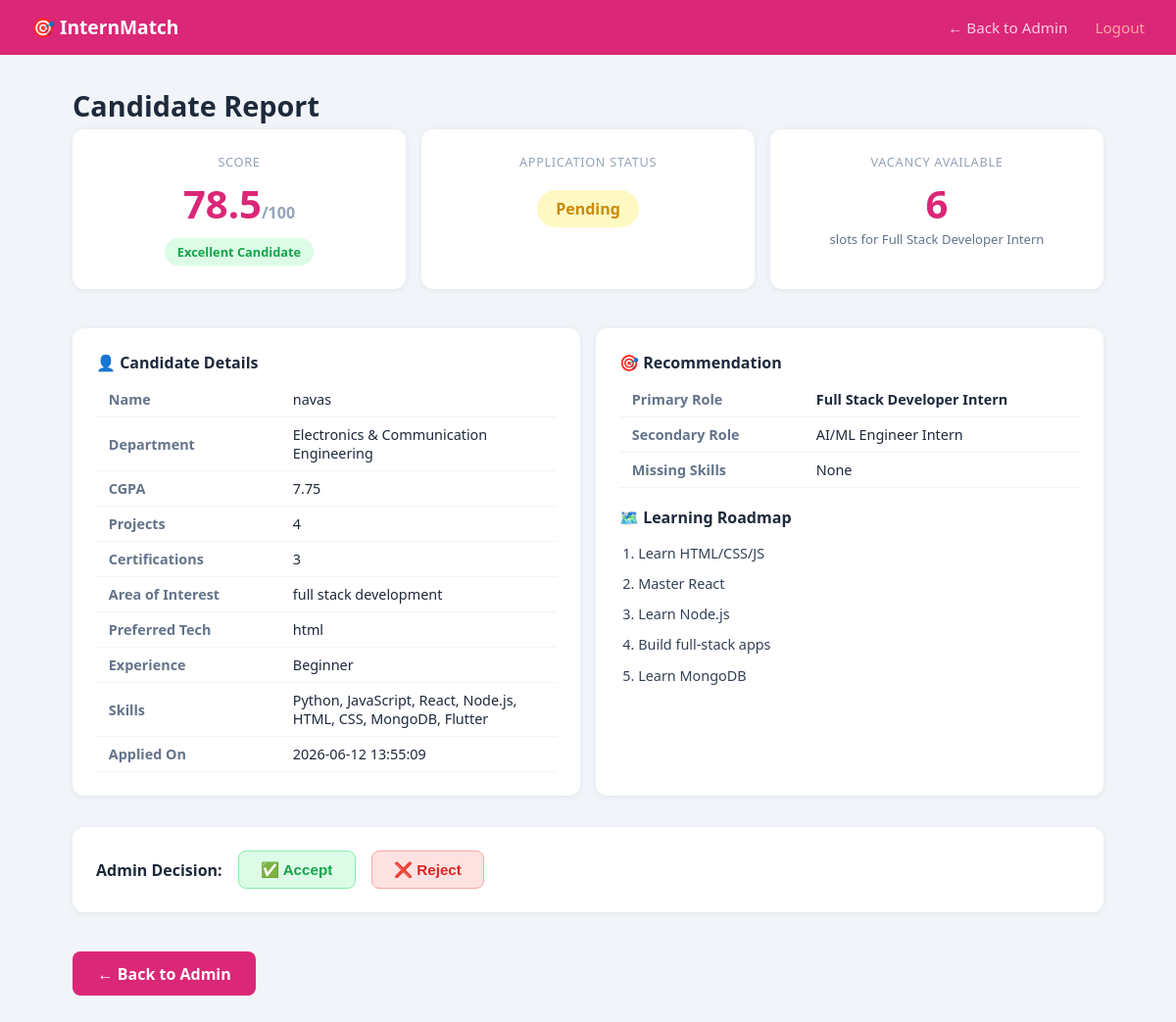
Screenshot of /admin/candidate/3 (signed in) with the database file from the repository.
### tables this page shows
CREATE TABLE candidates (
        id INTEGER PRIMARY KEY AUTOINCREMENT,
        name TEXT, department TEXT, cgpa REAL,
        skills TEXT, projects INTEGER, certifications INTEGER,
        area_of_interest TEXT, preferred_tech TEXT, experience_level INTEGER,
        recommended_role TEXT, secondary_role TEXT,
        score REAL, score_label TEXT,
        missing_skills TEXT, roadmap TEXT,
        status TEXT DEFAULT 'Pending',
        resume_text TEXT,
        created_at TIMESTAMP DEFAULT CURRENT_TIMESTAMP
    );

### app.py (the view)
@app.route("/admin/candidate/<int:cid>")
def candidate_report(cid):
    if not session.get("admin"):
        return redirect(url_for("admin_login"))
    conn = sqlite3.connect("database.db")
    r = conn.execute("SELECT * FROM candidates WHERE id=?", (cid,)).fetchone()
    vac = conn.execute("SELECT available FROM vacancies WHERE role=?", (r[10],)).fetchone()
    conn.close()
    if not r:
        return "Not found", 404
    roadmap = json.loads(r[15]) if r[15] else []
    available = vac[0] if vac else 0
    return render_template("candidate_report.html", r=r, roadmap=roadmap, available=available)

### templates/candidate_report.html (shortened to what this page needs)
<!DOCTYPE html>
<html lang="en">
<head>
  <link rel="stylesheet" href="/static/css/style.css"/>
</head>
<body>
  <nav class="navbar">
    <span class="brand">🎯 InternMatch</span>
    <div>
      <a href="/admin">← Back to Admin</a>
      <a href="/admin/logout" style="color:#fca5a5;">Logout</a>
    </div>
  </nav>
  <div class="container">
    <h1>Candidate Report</h1>
    <div class="grid-3">
      <div class="card stat-card">
        <div class="stat-label">Score</div>
        <div class="stat-value">{{ r[12] }}<span class="stat-unit">/100</span></div>
        <div class="badge {% if r[12] >= 75 %}badge-green{% elif r[12] >= 50 %}badge-yellow{% else %}badge-red{% endif %}">
          {{ r[13] }}
        </div>
      </div>
      <div class="card stat-card">
        <div class="stat-label">Application Status</div>
        <div style="margin-top:0.8rem;">
          <span class="badge
            {% if r[16] == 'Accepted' %}badge-green
            {% elif r[16] == 'Rejected' %}badge-red
            {% else %}badge-yellow{% endif %}" style="font-size:1rem;padding:0.5rem 1.2rem;">
            {{ r[16] }}
          </span>
        </div>
      </div>
      <div class="card stat-card">
        <div class="stat-label">Vacancy Available</div>
        <div class="stat-value">{{ available }}</div>
        <div style="font-size:0.82rem;color:#64748b;">slots for {{ r[10] }}</div>
      </div>
    </div>
    <div class="grid-2" style="margin-top:1.5rem;">
      <div class="card">
        <h3>👤 Candidate Details</h3>
        <table class="info-table">
          <tr><td>Name</td><td>{{ r[1] }}</td></tr>
          <tr><td>Department</td><td>{{ r[2] }}</td></tr>
          <tr><td>CGPA</td><td>{{ r[3] }}</td></tr>
          <tr><td>Projects</td><td>{{ r[5] }}</td></tr>
          <tr><td>Certifications</td><td>{{ r[6] }}</td></tr>
          <tr><td>Area of Interest</td><td>{{ r[7] }}</td></tr>
          <tr><td>Preferred Tech</td><td>{{ r[8] }}</td></tr>
          <tr><td>Experience</td><td>{{ ["Beginner","Intermediate","Advanced"][r[9]] }}</td></tr>
          <tr><td>Skills</td><td>{{ r[4] }}</td></tr>
          <tr><td>Applied On</td><td>{{ r[18] }}</td></tr>
        </table>
      </div>
      <div class="card">
        <h3>🎯 Recommendation</h3>
        <table class="info-table">
          <tr><td>Primary Role</td><td><strong>{{ r[10] }}</strong></td></tr>
          <tr><td>Secondary Role</td><td>{{ r[11] }}</td></tr>
          <tr><td>Missing Skills</td><td>{{ r[14] or "None" }}</td></tr>
        </table>
        <h3 style="margin-top:1.2rem;">🗺️ Learning Roadmap</h3>
        <ol class="roadmap-list">
          {% for step in roadmap %}<li>{{ step }}</li>{% endfor %}
        </ol>
      </div>
    </div>
    {% if r[16] == 'Pending' %}
    <div class="card" style="margin-top:1rem;display:flex;gap:1rem;align-items:center;flex-wrap:wrap;">
      <h3 style="margin:0;">Admin Decision:</h3>
      <form method="POST" action="/admin/action/{{ r[0] }}/accept">
        <button type="submit" class="btn-accept"
          {% if available == 0 %}onclick="return confirm('No vacancy available. Accept anyway?')"{% endif %}>
          ✅ Accept
        </button>
      </form>
      <form method="POST" action="/admin/action/{{ r[0] }}/reject">
        <button type="submit" class="btn-reject">❌ Reject</button>
      </form>
    </div>
    {% else %}
    <div class="card" style="margin-top:1rem;background:#fef2f2;border:1px solid #fecaca;">
      <p style="color:#dc2626;font-weight:600;margin:0;">❌ Candidate Rejected</p>
    </div>
    {% endif %}
    <a href="/admin" class="btn-primary" style="display:inline-block;margin-top:1.5rem;">← Back to Admin</a>
  </div>
</body>
</html>

### static/css/style.css (style rules this page uses)
*, *::before, *::after { box-sizing: border-box; margin: 0; padding: 0; }
body { font-family: 'Segoe UI', system-ui, sans-serif; background: #f1f5f9; color: #1e293b; min-height: 100vh; }
.navbar { background: #db2777; padding: 0.9rem 2rem; display: flex; align-items: center; justify-content: space-between; position: sticky; top: 0; z-index: 100; }
.navbar .brand { color: #fff; font-size: 1.2rem; font-weight: 700; }
.navbar a { color: #fbcfe8; text-decoration: none; margin-left: 1.5rem; font-size: 0.95rem; }
.container { max-width: 1100px; margin: 2rem auto; padding: 0 1.5rem; }
h1 { font-size: 1.8rem; font-weight: 700; margin-bottom: 0.3rem; }
h3 { font-size: 1rem; font-weight: 700; margin-bottom: 0.6rem; color: #1e293b; }
.card { background: #fff; border-radius: 12px; padding: 1.5rem; box-shadow: 0 1px 6px rgba(0,0,0,0.07); margin-bottom: 1rem; }
.stat-card { text-align: center; }
.stat-label { font-size: 0.8rem; text-transform: uppercase; color: #94a3b8; margin-bottom: 0.4rem; letter-spacing: 0.05em; }
.stat-value { font-size: 2.5rem; font-weight: 800; color: #db2777; }
.stat-unit { font-size: 1rem; color: #94a3b8; }
.grid-2 { display: grid; grid-template-columns: 1fr 1fr; gap: 1rem; }
.grid-3 { display: grid; grid-template-columns: repeat(3, 1fr); gap: 1rem; }
.btn-primary { background: #db2777; color: #fff; border: none; border-radius: 8px; padding: 0.7rem 1.6rem; font-size: 1rem; font-weight: 600; cursor: pointer; text-decoration: none; transition: background .2s; display: inline-block; }
.btn-accept { background: #dcfce7; color: #16a34a; border: 1px solid #86efac; border-radius: 8px; padding: 0.6rem 1.4rem; font-weight: 600; cursor: pointer; font-size: 0.95rem; }
.btn-reject { background: #fee2e2; color: #dc2626; border: 1px solid #fca5a5; border-radius: 8px; padding: 0.6rem 1.4rem; font-weight: 600; cursor: pointer; font-size: 0.95rem; }
.badge { display: inline-block; padding: 0.3rem 0.8rem; border-radius: 20px; font-size: 0.8rem; font-weight: 600; margin-top: 0.5rem; }
.badge-green { background: #dcfce7; color: #16a34a; }
.badge-yellow { background: #fef9c3; color: #ca8a04; }
.info-table { width: 100%; border-collapse: collapse; font-size: 0.9rem; }
.info-table td { padding: 0.5rem 0.8rem; border-bottom: 1px solid #f1f5f9; }
.info-table td:first-child { color: #64748b; font-weight: 600; width: 40%; }
.roadmap-list { padding-left: 1.2rem; margin-top: 0.5rem; }
.roadmap-list li { padding: 0.3rem 0; font-size: 0.9rem; color: #334155; line-height: 1.5; }

### rows the page displays
candidates: score "78.5", score_label "Excellent Candidate", status "Pending", recommended_role "Full Stack Developer Intern", name "navas", department "Electronics & Communication Engineering", cgpa "7.75", projects "4", certifications "3", area_of_interest "full stack development", preferred_tech "html", experience_level "Beginner", skills "Python, JavaScript, React, Node.js, HTML, CSS, MongoDB, Flutter", created_at "2026-06-12 13:55:09", secondary_role "AI/ML Engineer Intern", missing_skills "None"

### other values shown
{{ available }} "6"
{{ step }} "Learn HTML/CSS/JS" "Master React" "Learn Node.js" "Build full-stack apps" "Learn MongoDB"
